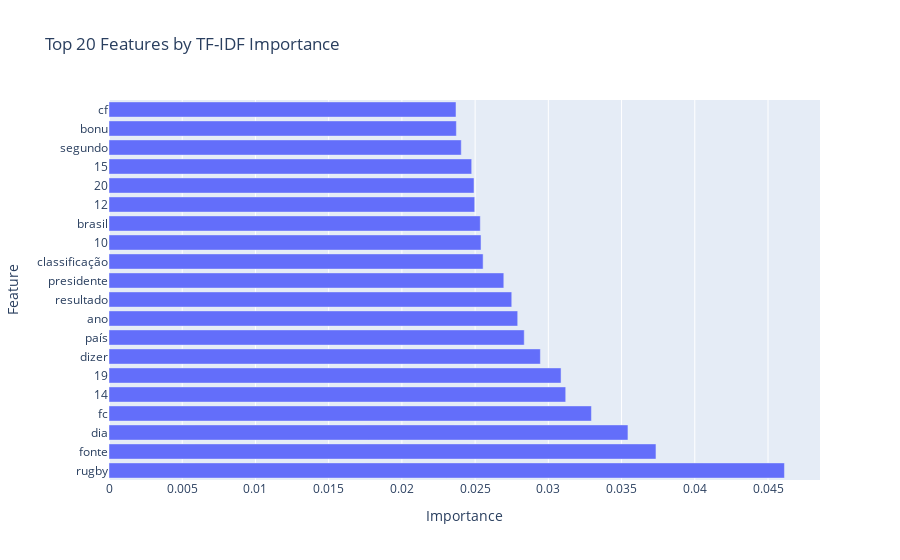

Source (notebook cell):
### Markdown cell above
#### Plotagem das importâncias das features e dos clusters

### Code cell
plot_feature_importances(features, tfidf_matrix)

### Figure 1 — Plotly figure (JSON) as saved in the notebook; plotly's stock layout.template omitted (floating-point values rounded to 4 significant figures)
{"data": [{"alignmentgroup": "True", "hovertemplate": "Importance=%{x}<br>Feature=%{y}<extra></extra>", "legendgroup": "", "marker": {"color": "#636efa", "pattern": {"shape": ""}}, "name": "", "offsetgroup": "", "orientation": "h", "showlegend": false, "textposition": "auto", "type": "bar", "x": [0.04612, 0.03735, 0.03544, 0.03294, 0.03119, 0.03087, 0.02946, 0.02835, 0.02791, 0.0275, 0.02696, 0.02555, 0.0254, 0.02535, 0.02497, 0.02493, 0.02477, 0.02405, 0.02372, 0.0237], "xaxis": "x", "y": ["rugby", "fonte", "dia", "fc", "14", "19", "dizer", "país", "ano", "resultado", "presidente", "classificação", "10", "brasil", "12", "20", "15", "segundo", "bonu", "cf"], "yaxis": "y"}], "layout": {"autosize": true, "barmode": "relative", "legend": {"tracegroupgap": 0}, "title": {"text": "Top 20 Features by TF-IDF Importance"}, "xaxis": {"anchor": "y", "autorange": true, "domain": [0, 1], "range": [0, 0.04855], "title": {"text": "Importance"}, "type": "linear"}, "yaxis": {"anchor": "x", "autorange": true, "domain": [0, 1], "range": [-0.5, 19.5], "title": {"text": "Feature"}, "type": "category"}}}
